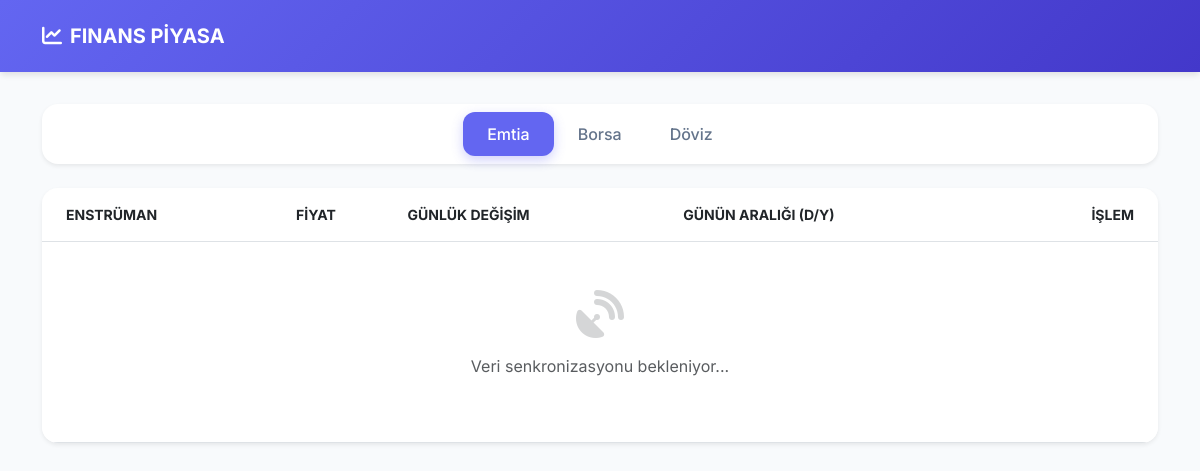
The app's page /api/market/piyasa/, older data.
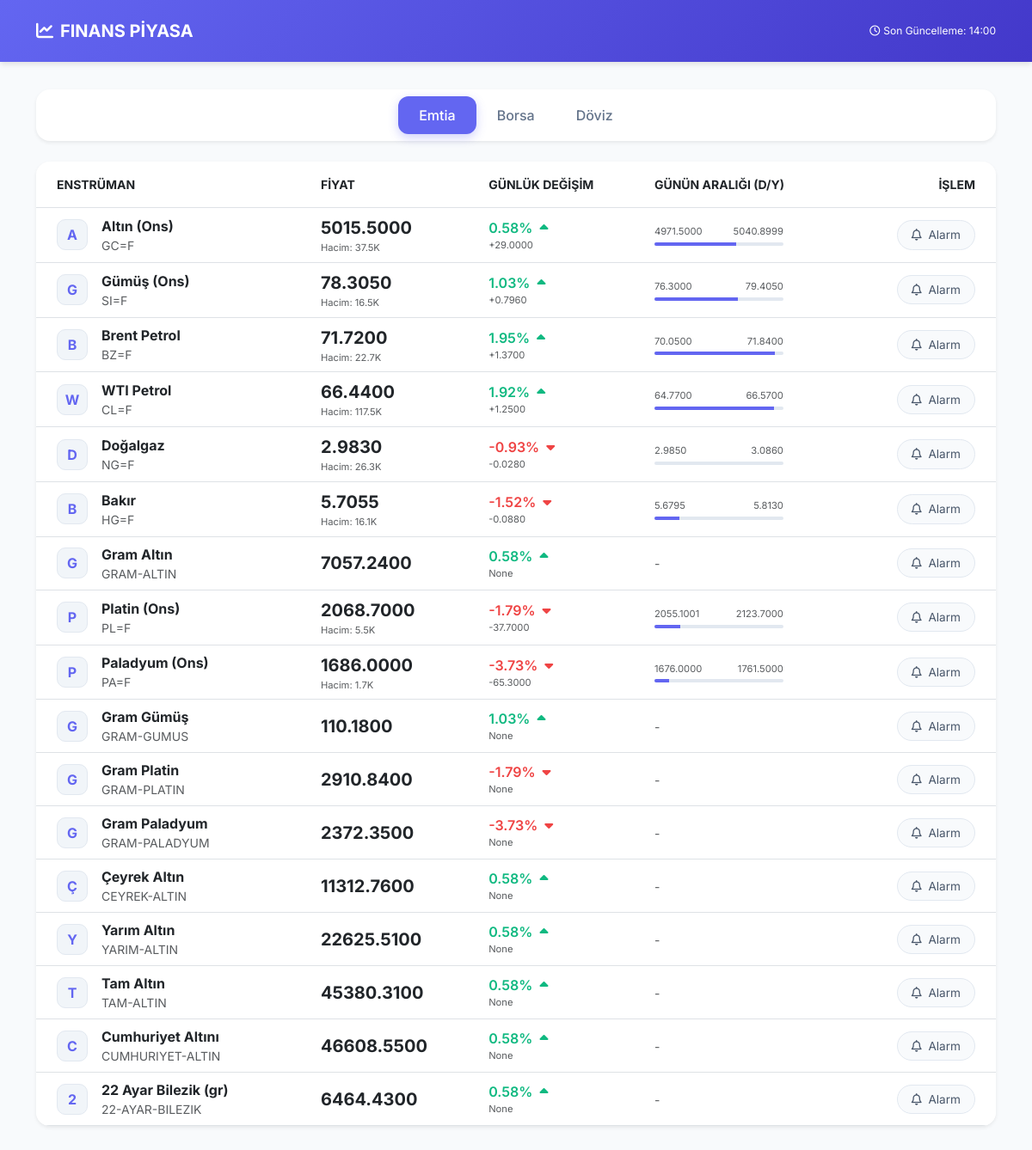
The same page, newer data.
### market/models.py (models this page shows, shortened)
class MarketData(models.Model):
    MARKET_TYPES = (
        ('commodity', 'Emtia'),
        ('stock', 'Borsa'),
        ('currency', 'Döviz'),
    )
    symbol = models.CharField(max_length=50, unique=True, db_index=True)
    name = models.CharField(max_length=100, blank=True, null=True)
    price = models.DecimalField(max_digits=20, decimal_places=4)
    price_change_24h = models.DecimalField(max_digits=20, decimal_places=4, null=True, blank=True)
    change_percent_24h = models.DecimalField(max_digits=10, decimal_places=2, null=True, blank=True)
    market_type = models.CharField(max_length=20, choices=MARKET_TYPES)
    open_price = models.DecimalField(max_digits=20, decimal_places=4, null=True, blank=True)
    day_high = models.DecimalField(max_digits=20, decimal_places=4, null=True, blank=True)
    day_low = models.DecimalField(max_digits=20, decimal_places=4, null=True, blank=True)
    volume = models.BigIntegerField(null=True, blank=True)
    is_index = models.BooleanField(default=False)
    parent_symbol = models.CharField(max_length=50, null=True, blank=True, db_index=True)
    updated_at = models.DateTimeField(auto_now=True)

### market/views.py (the view)
# urls.py: path('piyasa/', piyasa_page, name='piyasa-page'),
def piyasa_page(request):
    context = {
        'commodities': MarketData.objects.filter(market_type='commodity'),
        'stocks': MarketData.objects.filter(market_type='stock'),
        'currencies': MarketData.objects.filter(market_type='currency'),
        'alarms': Alarm.objects.filter(user=request.user) if request.user.is_authenticated else [],
    }
    return render(request, 'market/piyasa.html', context)

### market/templatetags/market_extras.py (called while the page is built)
@register.filter
def format_volume(value):
    if not value:
        return "0"
    try:
        if value >= 1_000_000_000:
            return f"{value / 1_000_000_000:.1f}B"
        if value >= 1_000_000:
            return f"{value / 1_000_000:.1f}M"
        if value >= 1_000:
            return f"{value / 1_000:.1f}K"
        return str(value)
    except:
        return str(value)

@register.simple_tag
def get_price_percentage(current, low, high):
    try:
        if not current or not low or not high or high == low:
            return 50
        percentage = ((float(current) - float(low)) / (float(high) - float(low))) * 100
        return max(0, min(100, percentage))
    except:
        return 50

### market/templates/market/piyasa.html (shortened to what this page needs)
<!DOCTYPE html>
{% load market_extras %}
<html lang="tr">
<head>
    <link href="https://cdn.jsdelivr.net/npm/bootstrap@5.3.0/dist/css/bootstrap.min.css" rel="stylesheet">
    <link rel="stylesheet" href="https://cdnjs.cloudflare.com/ajax/libs/font-awesome/6.4.0/css/all.min.css">
</head>
<body>
    <nav class="navbar navbar-dark">
        <div class="container">
            <a class="navbar-brand fw-bold" href="#">
                <i class="fas fa-chart-line me-2"></i>FINANS PİYASA
            </a>
            <div class="ms-auto text-white badge-update">
                {% if commodities.0.updated_at %}
                <i class="far fa-clock me-1"></i>Son Güncelleme: {{ commodities.0.updated_at|date:"H:i" }}
                {% endif %}
            </div>
        </div>
    </nav>
    <div class="container">
        <ul class="nav nav-pills mb-4 justify-content-center bg-white p-2 rounded-4 shadow-sm" id="pills-tab"
            role="tablist">
            <li class="nav-item" role="presentation">
                <button class="nav-link active" id="pills-emtia-tab" data-bs-toggle="pill" data-bs-target="#pills-emtia"
                    type="button" role="tab">Emtia</button>
            </li>
            <li class="nav-item" role="presentation">
                <button class="nav-link" id="pills-borsa-tab" data-bs-toggle="pill" data-bs-target="#pills-borsa"
                    type="button" role="tab">Borsa</button>
            </li>
            <li class="nav-item" role="presentation">
                <button class="nav-link" id="pills-doviz-tab" data-bs-toggle="pill" data-bs-target="#pills-doviz"
                    type="button" role="tab">Döviz</button>
            </li>
        </ul>
        <div class="tab-content" id="pills-tabContent">
            <div class="tab-pane fade show active" id="pills-emtia" role="tabpanel">
                {% include "market/market_table.html" with items=commodities %}
            </div>
        </div>
    </div>
</body>
</html>

### market/templates/market/market_table.html (shortened to what this page needs)
{% load market_extras %}
<div class="table-responsive-custom">
    <div class="card border-0 rounded-4 shadow-sm overflow-hidden">
        <table class="table table-hover align-middle mb-0">
            <thead class="bg-light text-muted small text-uppercase">
                <tr>
                    <th class="ps-4 py-3">Enstrüman</th>
                    <th class="py-3">Fiyat</th>
                    <th class="py-3">Günlük Değişim</th>
                    <th class="py-3">Günün Aralığı (D/Y)</th>
                    <th class="py-3 text-end pe-4">İşlem</th>
                </tr>
            </thead>
            <tbody>
                {% for item in items %}
                <tr>
                    <td class="ps-4">
                        <div class="d-flex align-items-center">
                            <div class="symbol-circle me-3">
                                {{ item.name|slice:":1" }}
                            </div>
                            <div>
                                <div class="fw-bold text-dark">{{ item.name }}</div>
                                <div class="text-muted small">{{ item.symbol }}</div>
                            </div>
                        </div>
                    </td>
                    <td>
                        <div class="fw-bold fs-5 text-dark">{{ item.price }}</div>
                        {% if item.volume %}
                        <div class="text-muted x-small">Hacim: {{ item.volume|format_volume }}</div>
                        {% endif %}
                    </td>
                    <td>
                        <div class="d-flex flex-column">
                            <span
                                class="{% if item.change_percent_24h >= 0 %}price-up{% else %}price-down{% endif %} fs-6">
                                {{ item.change_percent_24h }}%
                                <i
                                    class="fas fa-caret-{% if item.change_percent_24h >= 0 %}up{% else %}down{% endif %} ms-1"></i>
                            </span>
                            <span class="text-muted x-small">
                                {% if item.price_change_24h >= 0 %}+{% endif %}{{ item.price_change_24h }}
                            </span>
                        </div>
                    </td>
                    <td>
                        {% if item.day_low and item.day_high %}
                        <div class="progress-container w-100" style="max-width: 150px;">
                            <div class="d-flex justify-content-between x-small text-muted mb-1">
                                <span>{{ item.day_low }}</span>
                                <span>{{ item.day_high }}</span>
                            </div>
                            {% get_price_percentage item.price item.day_low item.day_high as price_pos %}
                            <div class="progress" style="height: 4px; background-color: #e2e8f0;">
                                <div class="progress-bar bg-accent" role="progressbar" style="width: {{ price_pos }}%">
                                </div>
                            </div>
                        </div>
                        {% else %}
                        <span class="text-muted small">-</span>
                        {% endif %}
                    </td>
                    <td class="text-end pe-4">
                        <button class="btn btn-action-pill" onclick="setAlarmSymbol('{{ item.symbol }}')"
                            data-bs-toggle="modal" data-bs-target="#alarmModal">
                            <i class="far fa-bell me-1"></i> Alarm
                        </button>
                    </td>
                </tr>
                {% empty %}
                <tr>
                    <td colspan="5" class="text-center py-5">
                        <div class="text-muted">
                            <i class="fas fa-satellite-dish fa-3x mb-3 opacity-25"></i>
                            <p>Veri senkronizasyonu bekleniyor...</p>
                        </div>
                    </td>
                </tr>
                {% endfor %}
            </tbody>
        </table>
    </div>
</div>

### market/templates/market/piyasa.html (style rules this page uses)
:root { --primary-bg: #f8fafc; --card-bg: #ffffff; --text-main: #1e293b; --text-muted: #64748b; --up-color: #10b981; --down-color: #ef4444; --accent: #6366f1; }
body { font-family: 'Inter', sans-serif; background-color: var(--primary-bg); color: var(--text-main); padding-bottom: 50px; }
.navbar { background: linear-gradient(135deg, #6366f1 0%, #4338ca 100%); padding: 1rem 0; margin-bottom: 2rem; box-shadow: 0 4px 6px -1px rgba(0, 0, 0, 0.1); }
.price-up { color: var(--up-color); font-weight: 600; }
.price-down { color: var(--down-color); font-weight: 600; }
.nav-pills .nav-link { color: var(--text-muted); border-radius: 12px; font-weight: 500; padding: 10px 24px; background: transparent; transition: all 0.3s; }
.nav-pills .nav-link.active { background-color: var(--accent); color: white; box-shadow: 0 4px 12px rgba(99, 102, 241, 0.3); }
.badge-update { font-size: 0.75rem; font-weight: 400; color: var(--text-muted); }

### market/templates/market/market_table.html (style rules this page uses)
.x-small { font-size: 0.7rem; }
.symbol-circle { width: 36px; height: 36px; background: #f1f5f9; border-radius: 10px; display: flex; align-items: center; justify-content: center; font-weight: 700; color: #6366f1; border: 1px solid #e2e8f0; }
.btn-action-pill { border-radius: 20px; font-size: 0.85rem; padding: 6px 16px; background: #f8fafc; border: 1px solid #e2e8f0; color: #475569; transition: all 0.2s; }
.progress-bar.bg-accent { background-color: #6366f1; }

Row changes from the older to the newer data that the page shows:
added MarketData: updated_at "14:00", name "A", name "Altın (Ons)", symbol "GC=F", price "5015.5000", volume "37.5K", change_percent_24h "0.58", price_change_24h "29.0000", day_low "4971.5000", day_high "5040.8999", {{ price_pos }} 63.40066772430476 (drawn)
added MarketData: name "G", name "Gümüş (Ons)", symbol "SI=F", price "78.3050", volume "16.5K", change_percent_24h "1.03", price_change_24h "0.7960", day_low "76.3000", day_high "79.4050", {{ price_pos }} 64.57326892109523 (drawn)
added MarketData: name "B", name "Brent Petrol", symbol "BZ=F", price "71.7200", volume "22.7K", change_percent_24h "1.95", price_change_24h "1.3700", day_low "70.0500", day_high "71.8400", {{ price_pos }} 93.29608938547463 (drawn)
added MarketData: name "W", name "WTI Petrol", symbol "CL=F", price "66.4400", volume "117.5K", change_percent_24h "1.92", price_change_24h "1.2500", day_low "64.7700", day_high "66.5700", {{ price_pos }} 92.77777777777801 (drawn)
added MarketData: name "D", name "Doğalgaz", symbol "NG=F", price "2.9830", volume "26.3K", change_percent_24h "-0.93", price_change_24h "-0.0280", day_low "2.9850", day_high "3.0860"
added MarketData: name "B", name "Bakır", symbol "HG=F", price "5.7055", volume "16.1K", change_percent_24h "-1.52", price_change_24h "-0.0880", day_low "5.6795", day_high "5.8130", {{ price_pos }} 19.475655430711498 (drawn)
added MarketData: name "G", name "Gram Altın", symbol "GRAM-ALTIN", price "7057.2400", change_percent_24h "0.58", price_change_24h "None"
added MarketData: name "P", name "Platin (Ons)", symbol "PL=F", price "2068.7000", volume "5.5K", change_percent_24h "-1.79", price_change_24h "-37.7000", day_low "2055.1001", day_high "2123.7000", {{ price_pos }} 19.82495601305507 (drawn)
added MarketData: name "P", name "Paladyum (Ons)", symbol "PA=F", price "1686.0000", volume "1.7K", change_percent_24h "-3.73", price_change_24h "-65.3000", day_low "1676.0000", day_high "1761.5000", {{ price_pos }} 11.695906432748536 (drawn)
added MarketData: name "G", name "Gram Gümüş", symbol "GRAM-GUMUS", price "110.1800", change_percent_24h "1.03", price_change_24h "None"
added MarketData: name "G", name "Gram Platin", symbol "GRAM-PLATIN", price "2910.8400", change_percent_24h "-1.79", price_change_24h "None"
added MarketData: name "G", name "Gram Paladyum", symbol "GRAM-PALADYUM", price "2372.3500", change_percent_24h "-3.73", price_change_24h "None"
added MarketData: name "Ç", name "Çeyrek Altın", symbol "CEYREK-ALTIN", price "11312.7600", change_percent_24h "0.58", price_change_24h "None"
added MarketData: name "Y", name "Yarım Altın", symbol "YARIM-ALTIN", price "22625.5100", change_percent_24h "0.58", price_change_24h "None"
added MarketData: name "T", name "Tam Altın", symbol "TAM-ALTIN", price "45380.3100", change_percent_24h "0.58", price_change_24h "None"
added MarketData: name "C", name "Cumhuriyet Altını", symbol "CUMHURIYET-ALTIN", price "46608.5500", change_percent_24h "0.58", price_change_24h "None"
added MarketData: name "2", name "22 Ayar Bilezik (gr)", symbol "22-AYAR-BILEZIK", price "6464.4300", change_percent_24h "0.58", price_change_24h "None"
Text that changed along with them:
text no longer shown: "Veri senkronizasyonu bekleniyor..."
text now shown: "Son Güncelleme:"
